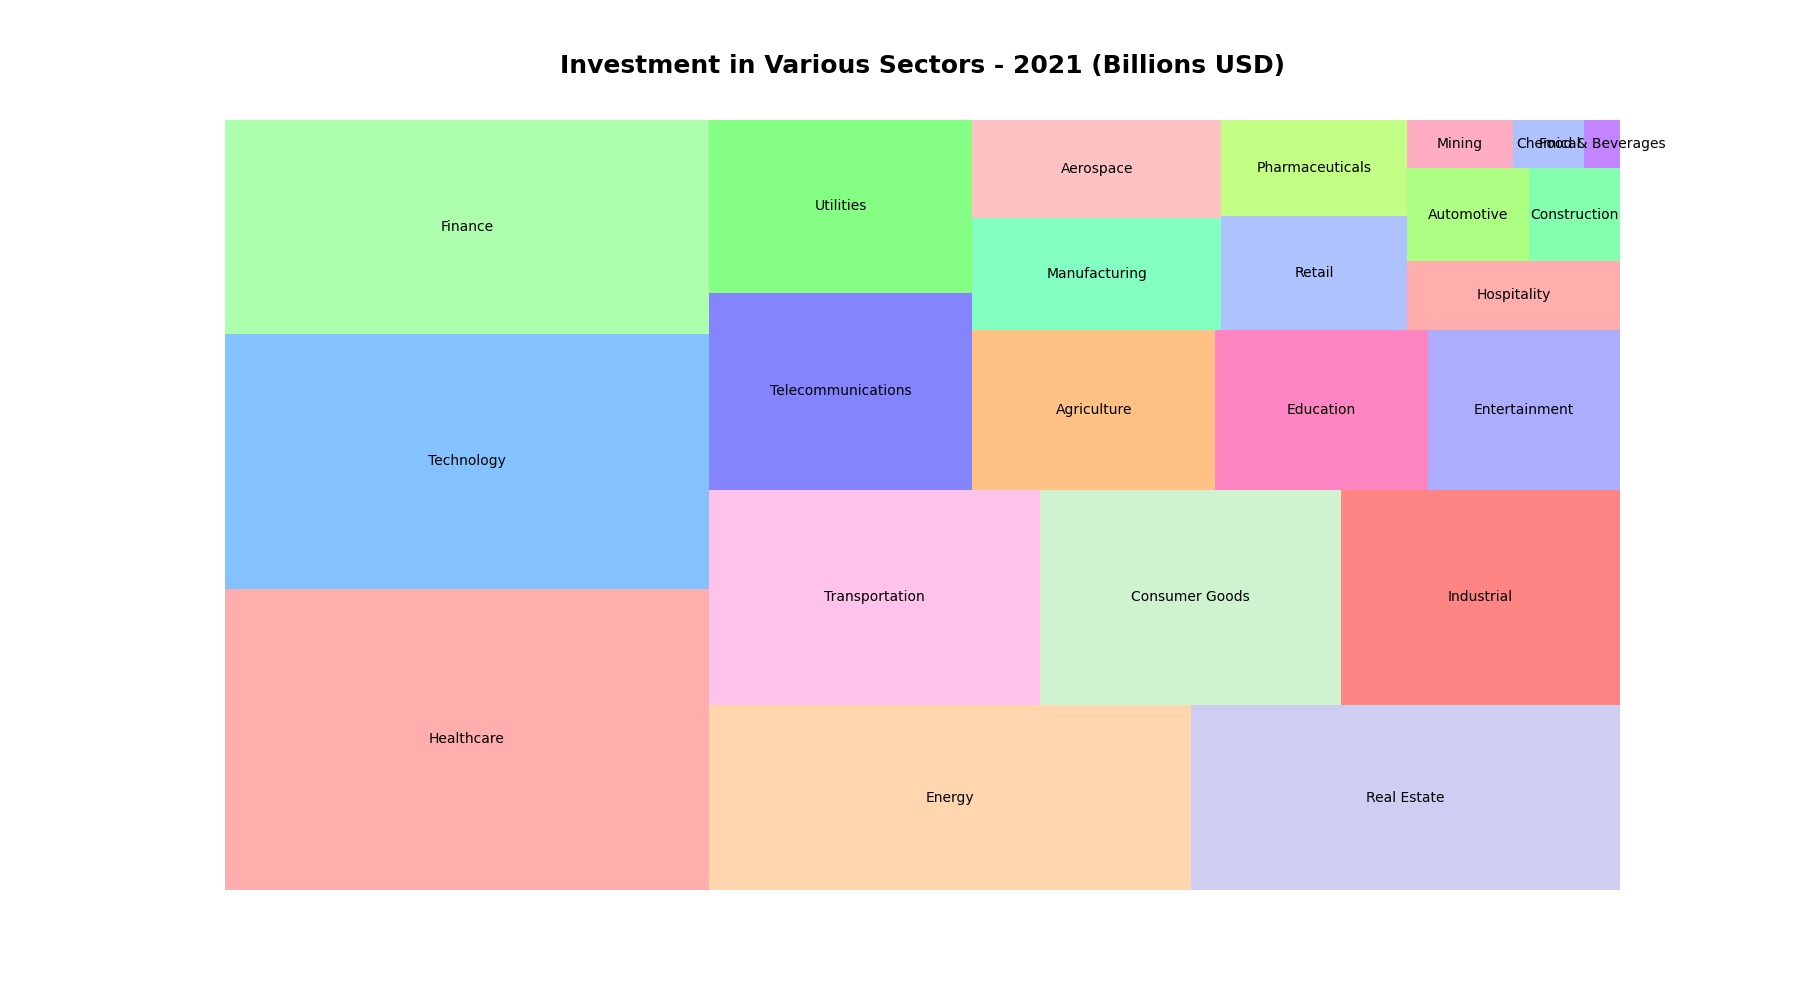

Python code for this plot:

import matplotlib.pyplot as plt
import pandas as pd
import squarify

# Data
data = {
    'Sector': ['Healthcare', 'Technology', 'Finance', 'Energy', 'Real Estate', 'Transportation', 
               'Consumer Goods', 'Industrial', 'Telecommunications', 'Utilities', 'Agriculture', 
               'Education', 'Entertainment', 'Manufacturing', 'Aerospace', 'Retail', 
               'Pharmaceuticals', 'Hospitality', 'Automotive', 'Construction', 'Mining', 
               'Chemical', 'Food & Beverages'],
    'Amount (Billions)': [450.5, 380.4, 320.3, 275.2, 245.1, 220.0, 
                          200.6, 185.5, 160.4, 140.3, 120.2, 105.1, 
                          95.0, 85.7, 75.4, 65.3, 55.2, 45.1, 35.0, 
                          25.9, 15.8, 10.6, 5.4]
}

df = pd.DataFrame(data)

# Color scheme
colors = ['#ff9999','#66b3ff','#99ff99','#ffcc99','#c2c2f0','#ffb3e6',
          '#c2f0c2','#ff6666','#6666ff','#66ff66','#ffb366','#ff66b3',
          '#9999ff','#66ffb3','#ffb3b3','#99b3ff','#b3ff66','#ff9999',
          '#99ff66','#66ff99','#ff99b3','#99b3ff','#b366ff']

# Plotting the Treemap
plt.figure(figsize=(18, 10))  # Change width and height reasonably
squarify.plot(sizes=df['Amount (Billions)'], label=df['Sector'], color=colors, alpha=0.8)
plt.title('Investment in Various Sectors - 2021 (Billions USD)', fontsize=18, fontweight='bold', y=1.05)
plt.axis('off')
plt.show()
